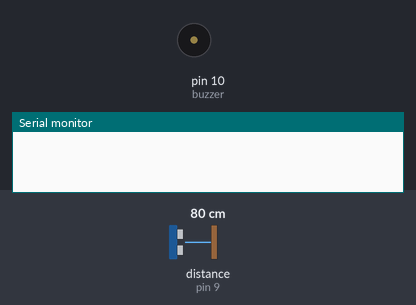
Simulated run of this sketch. Board: Arduino Uno, built with avr-gcc and run on an emulated ATmega328P. On the bench: buzzer (waves = sounding), the last lines printed to the serial monitor. Wiring (inferred from the names in the program): ultrasonic range finder: trigger pin 8; echo pin 9. Inputs (shaded band) come from the test bench; at power-on: distance to the obstacle (sensor on pin 9) 80 cm. The echo pulse lasts 58.3 µs per cm.

Above: at 1.2 s.
1.3 s: distance to the obstacle (sensor on pin 9) set to 46 cm
2.8 s: distance to the obstacle (sensor on pin 9) set to 37 cm
At 4.0 s:
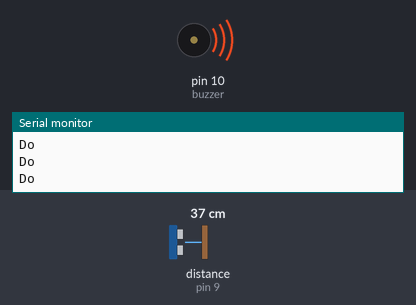
4.5 s: distance to the obstacle (sensor on pin 9) set to 9 cm
At 5.2 s:
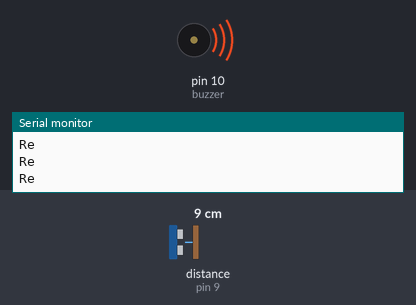
6.6 s: distance to the obstacle (sensor on pin 9) set to 18 cm
At 7.6 s:
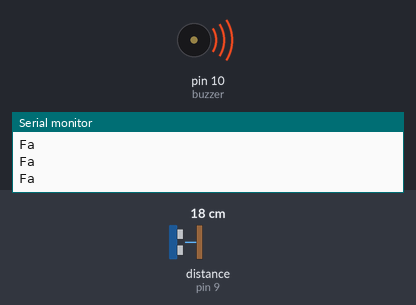
8.7 s: distance to the obstacle (sensor on pin 9) set to 35 cm
At 9.8 s:
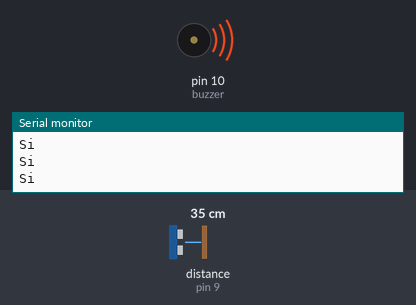
10.9 s: distance to the obstacle (sensor on pin 9) set to 60 cm
At 12.2 s:
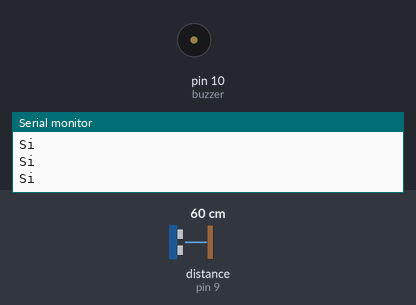
Timing chart, 0 to 13.5 s (numbered marks = the images above; inputs shaded):
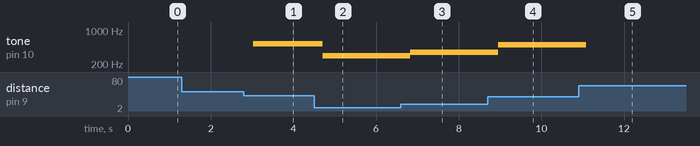

Measured:
- the behaviour switches between 42 and 41 cm on distance to the obstacle (sensor on pin 9) (found by bisection; images 0 and 1)
- after the input at 1.3 s, every drawn part: stays the same
- after the input at 2.8 s, tone on pin 10 (buzzer): silent → 523 Hz after 0.23 s
- after the input at 4.5 s, tone on pin 10 (buzzer): 523 Hz → 294 Hz after 0.21 s
- after the input at 6.6 s, tone on pin 10 (buzzer): 294 Hz → 349 Hz after 0.23 s
- after the input at 8.7 s, tone on pin 10 (buzzer): 349 Hz → 494 Hz after 0.25 s
- after the input at 10.9 s, tone on pin 10 (buzzer): 494 Hz → silent after 0.19 s

The sketch:

theremin.ino
```cpp
#define echo 9
#define trig 8
#define buzzer 10

long sure,mesafe;

//oktav4
int Do = 262;
int Dodiyez = 277;
int Re = 294;
int Rediyez = 311;
int Mi = 330;
int Fa = 349;
int Fadiyez = 370;
int Sol = 392;
int Soldiyez = 415;
int La = 440;
int Ladiyez = 466;
int Si = 494;
int Do_ = 523;

void setup() {
pinMode(echo,INPUT);
pinMode(trig,OUTPUT);
pinMode(buzzer,OUTPUT);

Serial.begin(9600);
}

void loop() {
olcum();

if(mesafe >=0 && mesafe <=5){
  tone(buzzer,Do);
  Serial.println("Do");
}
else if(mesafe >=6 && mesafe <=10){
  tone(buzzer,Re);
  Serial.println("Re");
}
else if(mesafe >=11 && mesafe <=15){
  tone(buzzer,Mi);
  Serial.println("Mi");
}
else if(mesafe >=16 && mesafe <=20){
  tone(buzzer,Fa);
  Serial.println("Fa");
}
else if(mesafe >=21 && mesafe <=25){
  tone(buzzer,Sol);
  Serial.println("Sol");
}
else if(mesafe >=26 && mesafe <=30){
  tone(buzzer,La);
  Serial.println("La");
}
else if(mesafe >=31 && mesafe <=35){
  tone(buzzer,Si);
  Serial.println("Si");
}
else if(mesafe >=36 && mesafe <=40){
  tone(buzzer,Do_);
  Serial.println("Do");
}
else{
  noTone(buzzer);
}
delay(50);
}


void olcum(){
  digitalWrite(trig, LOW);
  delayMicroseconds(3);
  digitalWrite(trig, HIGH);
  delayMicroseconds(10);
  digitalWrite(trig, LOW);
  sure = pulseIn(echo, HIGH);
  mesafe = (sure/2) * 0.0343;
  delay(100);
  return mesafe;
}
```
